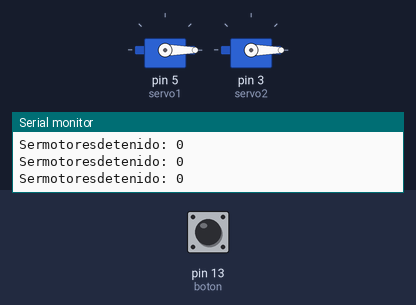
Bench run of a sketch on a simulated Arduino Uno, built with avr-gcc and run on an emulated ATmega328P. Parts: 2 × servo, the last lines printed to the serial monitor. Inputs (shaded band) come from the test bench; at power-on: pin 13 (boton) LOW.

Above: at 1.2 s.
1.3 s: pin 13 (boton) pulled HIGH for 0.15 s
At 2.96 s:
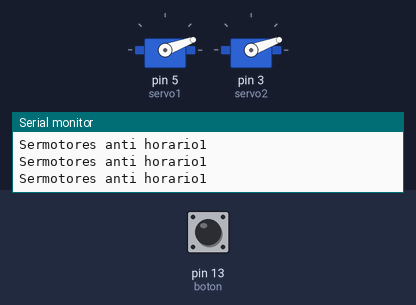
At 16.5 s:
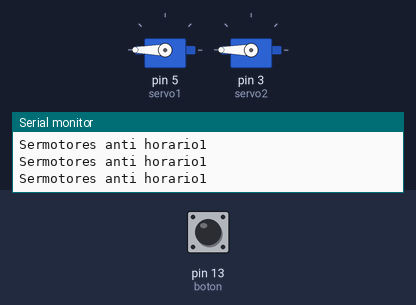
Timing chart, 0 to 19.4 s (numbered marks = the images above; inputs shaded):
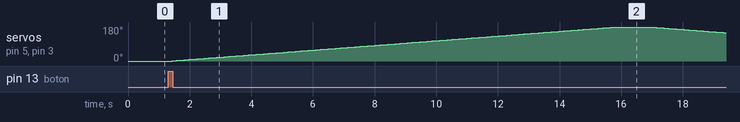

Measured:
- after the input at 1.3 s, servo on pin 5 (servo1), servo on pin 3 (servo2): rises from 0° to 180° in 14.4 s, then falls to 149° in 3.6 s

The sketch:

Servo_con_pull_2.ino
```cpp
#include <Servo.h>

Servo servo1;
Servo servo2;
int boton = 13;
int valor = 0;

void setup ()
{
   Serial.begin(9600);
    pinMode(boton, INPUT);
    servo1.attach(5);
    servo2.attach(3);
}

void loop ()
{

  valor = digitalRead(boton);

    if (valor==HIGH)
    {
      for (int pos = 0; pos <= 180; pos +=1 )
      {
        Serial.print("Sermotores anti horario");
        Serial.println(valor);
        servo1.write(pos);
        servo2.write(pos);
        delay(80);
      }
      delay(1000);

      for (int pos = 180; pos >= 0; pos -=1 )
      {
        Serial.print("Sermotores sentido horario");
        Serial.println(valor);
        servo1.write(pos);
        servo2.write(pos);
        delay(80);
      }
    }
    else
      {
        Serial.print("Sermotoresdetenido: ");
        Serial.println(valor);
        servo1.write(0);
        servo2.write(0);
      }
}
```
